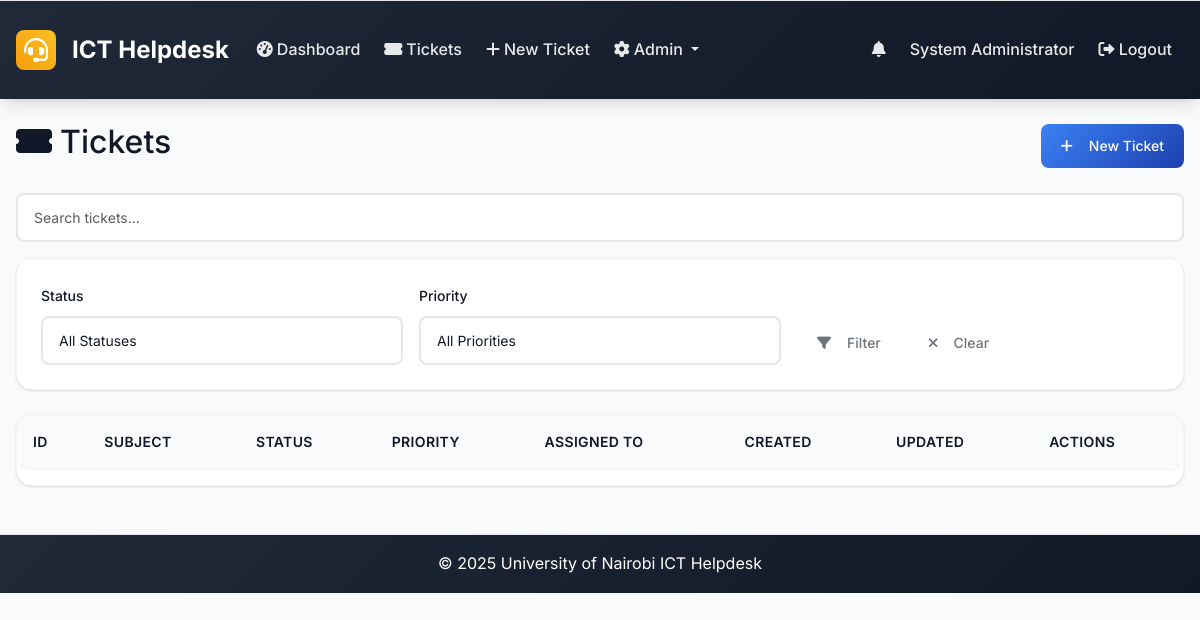
Page /tickets (signed in) on the earlier database version.
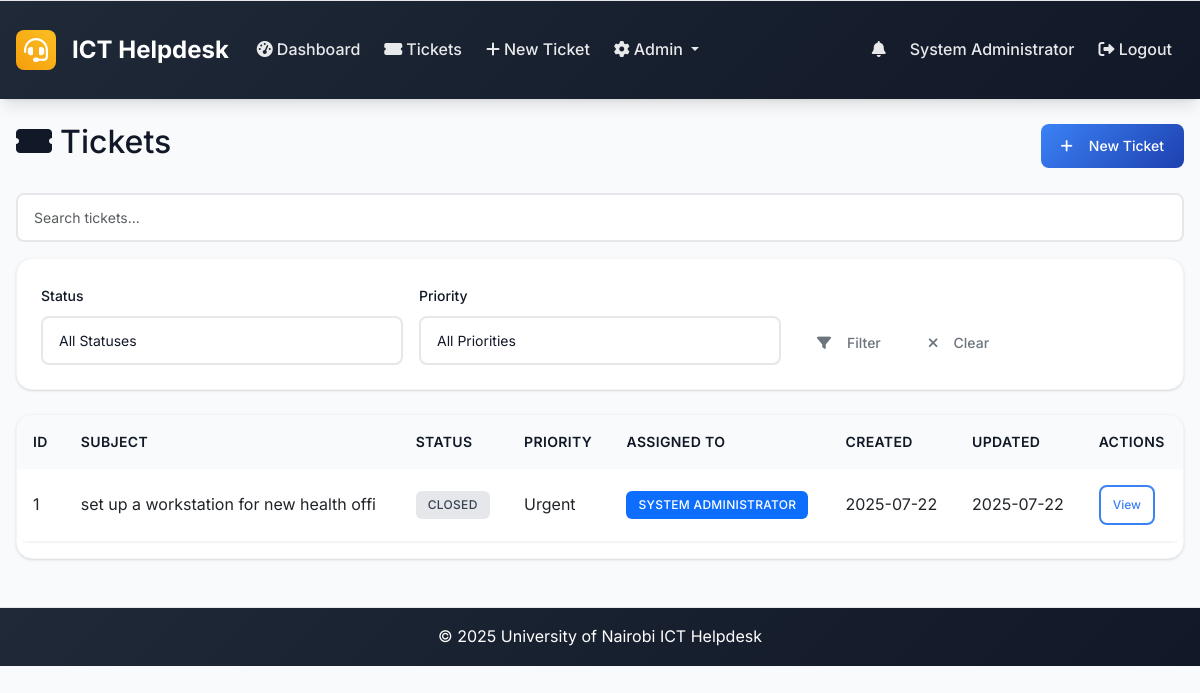
Same page on the later database version.
### models.py (models this page shows, shortened)
class User(UserMixin, db.Model):
    id = db.Column(db.Integer, primary_key=True)
    username = db.Column(db.String(64), unique=True, nullable=False)
    email = db.Column(db.String(120), unique=True, nullable=False)
    password_hash = db.Column(db.String(256), nullable=False)
    full_name = db.Column(db.String(100), nullable=False)
    role = db.Column(db.String(20), nullable=False, default='user')  # admin, intern, user
    created_at = db.Column(db.DateTime, default=datetime.utcnow)
    is_active = db.Column(db.Boolean, default=True)
    is_verified = db.Column(db.Boolean, default=False)
    verification_token = db.Column(db.String(128), nullable=True)
    tickets_created = db.relationship('Ticket', foreign_keys='Ticket.created_by_id', backref='creator', lazy='dynamic')
    assigned_tickets = db.relationship('Ticket', secondary='ticket_assignees', back_populates='assignees', lazy='selectin')
    comments = db.relationship('Comment', backref='author', lazy='dynamic')

class Ticket(db.Model):
    id = db.Column(db.Integer, primary_key=True)
    location = db.Column(db.String(200), nullable=False)
    description = db.Column(Text, nullable=False)
    status = db.Column(db.String(20), nullable=False, default='open')  # open, in_progress, resolved, closed
    priority = db.Column(db.String(20), nullable=False, default='medium')  # low, medium, high, urgent
    created_at = db.Column(db.DateTime, default=datetime.utcnow)
    updated_at = db.Column(db.DateTime, default=datetime.utcnow, onupdate=datetime.utcnow)
    closed_at = db.Column(db.DateTime)
    closed_by_id = db.Column(db.Integer, db.ForeignKey('user.id'), nullable=True)
    due_date = db.Column(db.DateTime, nullable=True)
    created_by_id = db.Column(db.Integer, db.ForeignKey('user.id'), nullable=True)
    category_id = db.Column(db.Integer, db.ForeignKey('category.id'))
    comments = db.relationship('Comment', backref='ticket', lazy='dynamic', cascade='all, delete-orphan')
    attachments = db.relationship('Attachment', backref='ticket', lazy='dynamic', cascade='all, delete-orphan')
    assignees = db.relationship('User', secondary=ticket_assignees, back_populates='assigned_tickets', lazy='selectin')
    closed_by = db.relationship('User', foreign_keys=[closed_by_id], backref='closed_tickets')

### routes.py (the view)
@app.route('/tickets')
@login_required
def tickets_list():
    page = request.args.get('page', 1, type=int)
    status_filter = request.args.get('status', '')
    priority_filter = request.args.get('priority', '')
    query = Ticket.query
    if current_user.role == 'user':
        query = query.filter_by(created_by_id=current_user.id)
    elif current_user.role == 'intern':
        query = query.filter(Ticket.assignees.any(id=current_user.id))
    if status_filter:
        query = query.filter_by(status=status_filter)
    if priority_filter:
        query = query.filter_by(priority=priority_filter)
    tickets = query.order_by(desc(Ticket.created_at)).paginate(
        page=page, per_page=10, error_out=False
    )
    return render_template('tickets_list.html', tickets=tickets, status_filter=status_filter, priority_filter=priority_filter)

### app.py (called while the page is built)
@login_manager.user_loader
def load_user(user_id):
    from models import User
    return User.query.get(int(user_id))

@app.context_processor
def inject_now():
    return {'now': datetime.utcnow}

### routes.py (called while the page is built)
@app.context_processor
def inject_datetime():
    return dict(datetime=datetime)

### templates/tickets_list.html (shortened to what this page needs)
{% extends "base.html" %}
{% block content %}
<div class="d-flex justify-content-between align-items-center mb-4">
    <h2><i class="fas fa-ticket-alt me-2"></i>Tickets</h2>
    <a href="{{ url_for('new_ticket') }}" class="btn btn-primary">
        <i class="fas fa-plus me-2"></i>New Ticket
    </a>
</div>
<div class="mb-3">
    <input type="text" id="ticket-search" class="form-control" placeholder="Search tickets...">
</div>
<div class="card mb-4">
    <div class="card-body">
        <form method="GET" class="row g-3">
            <div class="col-md-4">
                <label class="form-label">Status</label>
                <select name="status" class="form-control">
                    <option value="">All Statuses</option>
                </select>
            </div>
            <div class="col-md-4">
                <label class="form-label">Priority</label>
                <select name="priority" class="form-control">
                    <option value="">All Priorities</option>
                </select>
            </div>
            <div class="col-md-4 d-flex align-items-end">
                <button type="submit" class="btn btn-outline-secondary me-2">
                    <i class="fas fa-filter me-2"></i>Filter
                </button>
                <a href="{{ url_for('tickets_list') }}" class="btn btn-outline-secondary">
                    <i class="fas fa-times me-2"></i>Clear
                </a>
            </div>
        </form>
    </div>
</div>
<div class="card">
    <div class="table-responsive">
        <table class="table" id="tickets-table">
            <thead>
                <tr>
                    <th>ID</th>
                    <th>Subject</th>
                    <th>Status</th>
                    <th>Priority</th>
                    <th>Assigned To</th>
                    <th>Created</th>
                    <th>Updated</th>
                    <th>Actions</th>
                </tr>
            </thead>
            <tbody>
                {% for ticket in tickets.items %}
                <tr>
                    <td>{{ ticket.id }}</td>
                    <td>{{ ticket.title or ticket.description[:40] }}</td>
                    <td><span class="badge badge-status-{{ ticket.status|replace(' ', '_') }}">{{ ticket.status.title() }}</span></td>
                    <td>{{ ticket.priority.title() }}</td>
                    <td>
                        {% if ticket.assignees|length > 0 %}
                            {% for user in ticket.assignees %}
                                <span class="badge bg-primary">{{ user.full_name }}</span>{% if not loop.last %}, {% endif %}
                            {% endfor %}
                        {% else %}
                            <span class="text-muted">Unassigned</span>
                        {% endif %}
                    </td>
                    <td>{{ ticket.created_at.strftime('%Y-%m-%d') }}</td>
                    <td>{{ ticket.updated_at.strftime('%Y-%m-%d') }}</td>
                    <td>
                        <a href="{{ url_for('ticket_detail', id=ticket.id) }}" class="btn btn-sm btn-outline-primary">View</a>
                    </td>
                </tr>
                {% endfor %}
            </tbody>
        </table>
    </div>
</div>
{% endblock %}

### templates/base.html (shortened to what this page needs)
<!DOCTYPE html>
<html lang="en">
<head>
    <link href="https://cdn.jsdelivr.net/npm/bootstrap@5.3.0/dist/css/bootstrap.min.css" rel="stylesheet">
    <link href="https://cdnjs.cloudflare.com/ajax/libs/font-awesome/6.0.0/css/all.min.css" rel="stylesheet">
    <link href="{{ url_for('static', filename='css/custom.css') }}" rel="stylesheet">
</head>
<body>
    <nav class="navbar navbar-expand-lg navbar-dark footer-sky">
        <div class="container-fluid px-3">
            <a class="navbar-brand" href="{{ url_for('index') }}">
                <i class="fas fa-headset me-2"></i>ICT Helpdesk
            </a>
            <div class="collapse navbar-collapse" id="navbarNav">
                <ul class="navbar-nav me-auto mb-2 mb-lg-0">
                    {% if current_user.is_authenticated %}
                    <li class="nav-item">
                        <a class="nav-link" href="{{ url_for('dashboard') }}">
                            <i class="fas fa-tachometer-alt me-1"></i>Dashboard
                        </a>
                    </li>
                    <li class="nav-item">
                        <a class="nav-link" href="{{ url_for('tickets_list') }}">
                            <i class="fas fa-ticket-alt me-1"></i>Tickets
                        </a>
                    </li>
                    <li class="nav-item">
                        <a class="nav-link" href="{{ url_for('new_ticket') }}">
                            <i class="fas fa-plus me-1"></i>New Ticket
                        </a>
                    </li>
                    {% if current_user.role == 'admin' %}
                    <li class="nav-item dropdown">
                        <a class="nav-link dropdown-toggle" href="#" role="button" data-bs-toggle="dropdown" aria-expanded="false">
                            <i class="fas fa-cog me-1"></i>Admin
                        </a>
                    </li>
                    {% endif %}
                    {% endif %}
                </ul>
                <ul class="navbar-nav ms-auto mb-2 mb-lg-0">
                    {% if current_user.is_authenticated %}
                    {% if current_user.role in ['admin', 'intern'] %}
                    <li class="nav-item dropdown">
                        <a class="nav-link position-relative" href="#" id="notificationsDropdown" role="button" data-bs-toggle="dropdown" aria-expanded="false">
                            <i class="fas fa-bell"></i>
                        </a>
                    </li>
                    {% endif %}
                    <li class="nav-item">
                        <span class="nav-link">{{ current_user.full_name }}</span>
                    </li>
                    <li class="nav-item">
                        <a class="nav-link" href="{{ url_for('logout') }}"><i class="fas fa-sign-out-alt"></i> Logout</a>
                    </li>
                    {% endif %}
                </ul>
            </div>
        </div>
    </nav>
    <main class="container-fluid my-4 px-3">
        {% block content %}{% endblock %}
    </main>
    <footer class="footer-sky py-3 mt-5">
        <div class="container text-center">
            <span>&copy; {{ datetime.utcnow().year }} University of Nairobi ICT Helpdesk</span>
        </div>
    </footer>
</body>
</html>

Differences in the rows shown:
added Ticket: id "1", description "set up a workstation for new health offi", status "CLOSED", priority "Urgent", created_at "2025-07-22", updated_at "2025-07-22", User (full_name "SYSTEM ADMINISTRATOR")
